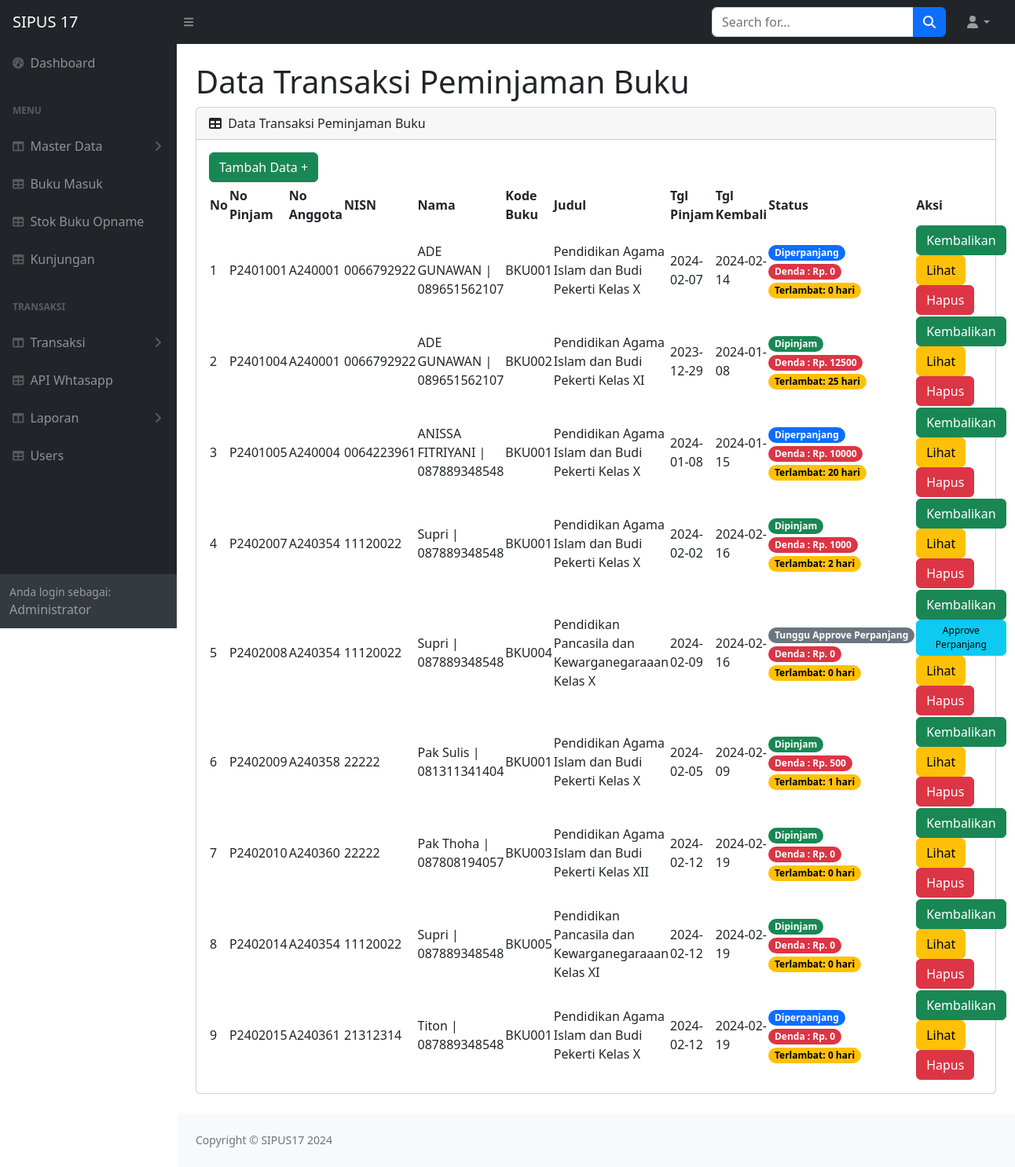
Page /admin/tampil_peminjaman.php (signed in) on the committed database.
### tables this page shows
CREATE TABLE `peminjaman` (
  `id_pinjam` varchar(30) NOT NULL,
  `id_anggota` varchar(100) DEFAULT NULL,
  `id_buku` varchar(50) DEFAULT NULL,
  `tgl_pinjam` date DEFAULT NULL,
  `tgl_kembali` date DEFAULT NULL,
  `tgl_dikembalikan` date DEFAULT NULL,
  `terlambat` varchar(50) DEFAULT NULL,
  `denda` int(11) DEFAULT NULL,
  `status` varchar(30) DEFAULT 'Dipinjam',
  `qty` int(11) DEFAULT 1
);

CREATE TABLE `anggota` (
  `id_anggota` varchar(100) NOT NULL,
  `nisn` varchar(15) DEFAULT NULL,
  `nama` varchar(30) DEFAULT NULL,
  `jurusan` varchar(25) DEFAULT NULL,
  `jk` varchar(10) DEFAULT NULL,
  `tempat_lhir` varchar(30) DEFAULT NULL,
  `tgl_lahir` date DEFAULT NULL,
  `no_wa` varchar(14) DEFAULT NULL,
  `alamat` varchar(255) DEFAULT NULL,
  `password` varchar(32) DEFAULT NULL
);

CREATE TABLE `buku` (
  `id_buku` varchar(50) NOT NULL,
  `judul` varchar(100) DEFAULT NULL,
  `id_kategori` int(11) DEFAULT NULL,
  `pengarang` varchar(225) DEFAULT NULL,
  `penerbit` varchar(225) DEFAULT NULL,
  `tahun` varchar(15) DEFAULT NULL,
  `isbn` varchar(30) DEFAULT NULL,
  `rak` varchar(30) DEFAULT NULL,
  `jumlah` int(11) DEFAULT NULL
);

### admin/tampil_peminjaman.php (the view, shortened to what this page needs)
<?php
include('../koneksi.php');
$tgl_sekarang = strtotime(date("Y-m-d"));
$query = "SELECT * FROM peminjaman WHERE (tgl_kembali < '$tgl_sekarang' OR status = 'Dipinjam' OR status = 'Diperpanjang')";
$result1 = mysqli_query($koneksi, $query);
while ($dataP = mysqli_fetch_assoc($result1)) {
    $tgl_kembali = strtotime($dataP['tgl_kembali']);
    $id_pinjamDenda = $dataP['id_pinjam'];
    $selisih_hari1 = ($tgl_sekarang - $tgl_kembali) / (60 * 60 * 24);
    $denda1 = $selisih_hari1 * 500;
    for ($i = 0; $i <= $selisih_hari1; $i++) {
        $dayOfWeek = date("N", $tgl_kembali);
        if ($dayOfWeek == 6 || $dayOfWeek == 7) {
            $denda1 -= 500;
        }
        $tgl_kembali += (60 * 60 * 24);
    }
    $terlambat = $denda1 / 500;
    if ($dataP['tgl_kembali'] < date("Y-m-d")) {
        $queryUpdateDenda = "UPDATE peminjaman SET denda = '$denda1', terlambat = '$terlambat' WHERE id_pinjam = '$id_pinjamDenda'";
        mysqli_query($koneksi, $queryUpdateDenda);
    }
}
?>
<!DOCTYPE html>
<html lang="en">
<head>
    <link href="https://cdn.jsdelivr.net/npm/simple-datatables@7.1.2/dist/style.min.css" rel="stylesheet" />
    <link href="../css/styles.css" rel="stylesheet" />
</head>
<body class="sb-nav-fixed">
    <?php include("../admin/navbar.php"); ?>
    <div id="layoutSidenav_content">
        <main>
            <div class="container-fluid px-4">
                <h1 class="mt-4">Data Transaksi Peminjaman Buku</h1>
                <div class="card mb-4">
                    <div class="card-header">
                        <i class="fas fa-table me-1"></i>
                        Data Transaksi Peminjaman Buku
                    </div>
                    <div class="card-body">
                        <a href="tambah_pinjam.php" class="btn btn-success mb-1">Tambah Data +</a>
                        <table id="datatablesSimple">
                            <thead>
                                <tr>
                                    <th>No</th>
                                    <th>No Pinjam</th>
                                    <th>No Anggota</th>
                                    <th>NISN</th>
                                    <th>Nama</th>
                                    <th>Kode Buku</th>
                                    <th>Judul</th>
                                    <th>Tgl Pinjam</th>
                                    <th>Tgl Kembali</th>
                                    <th>Status</th>
                                    <th>Aksi</th>
                                </tr>
                            </thead>
                            <tbody>
                                <?php
                                $tampilbuku = mysqli_query($koneksi, "SELECT
                                             peminjaman.id_pinjam,
                                             peminjaman.id_anggota,
                                             anggota.nisn,
                                             anggota.nama,
                                             anggota.no_wa,
                                             buku.id_buku,
                                             buku.judul,
                                             peminjaman.tgl_pinjam,
                                             peminjaman.tgl_kembali,
                                             peminjaman.tgl_dikembalikan,
                                             peminjaman.terlambat,
                                             peminjaman.denda,
                                             peminjaman.`status`
                                         FROM
                                             peminjaman
                                             INNER JOIN
                                             anggota
                                             ON
                                                 peminjaman.id_anggota = anggota.id_anggota
                                             INNER JOIN
                                             buku
                                             ON
                                                 peminjaman.id_buku = buku.id_buku
                                                 WHERE peminjaman.status = 'Dipinjam' OR peminjaman.status = 'Diperpanjang'
                                                 OR peminjaman.status = 'Tunggu Approve Perpanjang' OR peminjaman.status = 'Tunggu Approve Peminjaman'");
                                $no = 1;
                                while ($data = mysqli_fetch_array($tampilbuku)) {
                                    $id_pinjam = $data['id_pinjam'];
                                    $id_anggota = $data['id_anggota'];
                                    $nisn = $data['nisn'];
                                    $nama = $data['nama'];
                                    $no_wa = $data['no_wa'];
                                    $id_buku = $data['id_buku'];
                                    $judul = $data['judul'];
                                    $tgl_pinjam = $data['tgl_pinjam'];
                                    $tgl_kembali = $data['tgl_kembali'];
                                    $status = $data['status'];
                                    $terlambat = $data['terlambat'];
                                    $denda1 = $data['denda'];
                                    $modalId = 'exampleModal' . $id_pinjam;
                                    ?>
                                    <tr>
                                        <td>
                                            <?php echo $no++ ?>
                                        </td>
                                        <td>
                                            <?php echo $id_pinjam ?>
                                        </td>
                                        <td>
                                            <?php echo $id_anggota ?>
                                        </td>
                                        <td>
                                            <?php echo $nisn ?>
                                        </td>
                                        <td>
                                            <?php echo $nama . " | " . $no_wa ?>
                                        </td>
                                        <td>
                                            <?php echo $id_buku ?>
                                        </td>
                                        <td>
                                            <?php echo $judul ?>
                                        </td>
                                        <td>
                                            <?php echo $tgl_pinjam ?>
                                        </td>
                                        <td>
                                            <?php echo $tgl_kembali ?>
                                        </td>
                                        <td>
                                            <?php
                                            if ($status == "Dipinjam") {
                                                echo "<span class='badge rounded-pill text-bg-success'>$status</span>" . "<br><span class='badge rounded-pill text-bg-danger'>Denda : Rp. $denda1</span>" . "<br><span class='badge rounded-pill text-bg-warning'>Terlambat: $terlambat hari</span>";
                                            } elseif ($status == "Diperpanjang") {
                                                echo "<span class='badge rounded-pill text-bg-primary'>$status</span>" . "<br><span class='badge rounded-pill text-bg-danger'>Denda : Rp. $denda1</span>" . "<br><span class='badge rounded-pill text-bg-warning'>Terlambat: $terlambat hari</span>";
                                            } elseif ($status == "Tunggu Approve Peminjaman") {
                                                echo "<span class='badge rounded-pill text-bg-secondary'>$status</span>" . "<br><span class='badge rounded-pill text-bg-danger'>Denda : Rp. $denda1</span>" . "<br><span class='badge rounded-pill text-bg-warning'>Terlambat: $terlambat hari</span>";
                                            } elseif ($status == "Tunggu Approve Perpanjang") {
                                                echo "<span class='badge rounded-pill text-bg-secondary'>$status</span>" . "<br><span class='badge rounded-pill text-bg-danger'>Denda : Rp. $denda1</span>" . "<br><span class='badge rounded-pill text-bg-warning'>Terlambat: $terlambat hari</span>";
                                            }
                                            ?>
                                        </td>
                                        <td>
                                            <?php
                                            if ($status !== 'Dikembalikan') {
                                                ?>
                                                <form action="" method="POST">
                                                    <button type="button" class="btn btn-success" data-bs-toggle="modal"
                                                        data-bs-target="#<?php echo $modalId; ?>">
                                                        Kembalikan
                                                    </button>
                                                </form>
                                                <form action="" method="POST">
                                                    <?php
                                                    if ($status == "Tunggu Approve Perpanjang" || $status == null) {
                                                        ?>
                                                        <button type="button" class="btn btn-info" data-bs-toggle="modal"
                                                            data-bs-target="#perpanjangModal<?php echo $id_pinjam; ?>"
                                                            style="--bs-btn-padding-y: .25rem; --bs-btn-padding-x: .5rem; --bs-btn-font-size: .75rem; width:100%;">
                                                            Approve Perpanjang
                                                        </button>
                                                        <?php
                                                    } elseif ($status == "Diperpanjang") {
                                                        echo "";
                                                    }
                                                    ?>
                                                </form>
                                                <a href="detail_pinjam.php?id_pinjam=<?php echo $id_pinjam; ?>"
                                                    class="btn btn-warning">Lihat</a>
                                                <a href="hapus_pinjam.php?id_pinjam=<?php echo $id_pinjam; ?>&action=hapus"
                                                    class="btn btn-danger"
                                                    onclick="return confirm('Apakah Anda yakin ingin menghapus data ini?')">Hapus</a>
                                            </td>
                                        </tr>
                                    <?php }
                                } ?>
                            </tbody>
                        </table>
                    </div>
                </div>
            </div>
        </main>
        <footer class="py-4 bg-light mt-auto">
            <div class="container-fluid px-4">
                <div class="d-flex align-items-center justify-content-between small">
                    <div class="text-muted">Copyright &copy; SIPUS17 2024</div>
                </div>
            </div>
        </footer>
    </div>
</body>
</html>

### rows in the picture
peminjaman: id_pinjam "P2401001", id_anggota "A240001", id_anggota.nisn "0066792922", id_anggota.nama "ADE GUNAWAN", id_anggota.no_wa "089651562107", id_buku.id_buku "BKU001", id_buku.judul "Pendidikan Agama Islam dan Budi Pekerti Kelas X", tgl_pinjam "2024-02-07", tgl_kembali "2024-02-14", status "Diperpanjang", denda "0", terlambat "0"
peminjaman: id_pinjam "P2401004", id_anggota "A240001", id_anggota.nisn "0066792922", id_anggota.nama "ADE GUNAWAN", id_anggota.no_wa "089651562107", id_buku.id_buku "BKU002", id_buku.judul "Pendidikan Agama Islam dan Budi Pekerti Kelas XI", tgl_pinjam "2023-12-29", tgl_kembali "2024-01-08", status "Dipinjam", denda "12500", terlambat "25"
peminjaman: id_pinjam "P2401005", id_anggota "A240004", id_anggota.nisn "0064223961", id_anggota.nama "ANISSA FITRIYANI", id_anggota.no_wa "087889348548", id_buku.id_buku "BKU001", id_buku.judul "Pendidikan Agama Islam dan Budi Pekerti Kelas X", tgl_pinjam "2024-01-08", tgl_kembali "2024-01-15", status "Diperpanjang", denda "10000", terlambat "20"
peminjaman: id_pinjam "P2402007", id_anggota "A240354", id_anggota.nisn "11120022", id_anggota.nama "Supri", id_anggota.no_wa "087889348548", id_buku.id_buku "BKU001", id_buku.judul "Pendidikan Agama Islam dan Budi Pekerti Kelas X", tgl_pinjam "2024-02-02", tgl_kembali "2024-02-16", status "Dipinjam", denda "1000", terlambat "2"
peminjaman: id_pinjam "P2402008", id_anggota "A240354", id_anggota.nisn "11120022", id_anggota.nama "Supri", id_anggota.no_wa "087889348548", id_buku.id_buku "BKU004", id_buku.judul "Pendidikan Pancasila dan Kewarganegaraaan Kelas X", tgl_pinjam "2024-02-09", tgl_kembali "2024-02-16", status "Tunggu Approve Perpanjang", denda "0", terlambat "0"
peminjaman: id_pinjam "P2402009", id_anggota "A240358", id_anggota.nisn "22222", id_anggota.nama "Pak Sulis", id_anggota.no_wa "081311341404", id_buku.id_buku "BKU001", id_buku.judul "Pendidikan Agama Islam dan Budi Pekerti Kelas X", tgl_pinjam "2024-02-05", tgl_kembali "2024-02-09", status "Dipinjam", denda "500", terlambat "1"
peminjaman: id_pinjam "P2402010", id_anggota "A240360", id_anggota.nisn "22222", id_anggota.nama "Pak Thoha", id_anggota.no_wa "087808194057", id_buku.id_buku "BKU003", id_buku.judul "Pendidikan Agama Islam dan Budi Pekerti Kelas XII", tgl_pinjam "2024-02-12", tgl_kembali "2024-02-19", status "Dipinjam", denda "0", terlambat "0"
peminjaman: id_pinjam "P2402014", id_anggota "A240354", id_anggota.nisn "11120022", id_anggota.nama "Supri", id_anggota.no_wa "087889348548", id_buku.id_buku "BKU005", id_buku.judul "Pendidikan Pancasila dan Kewarganegaraaan Kelas XI", tgl_pinjam "2024-02-12", tgl_kembali "2024-02-19", status "Dipinjam", denda "0", terlambat "0"
peminjaman: id_pinjam "P2402015", id_anggota "A240361", id_anggota.nisn "21312314", id_anggota.nama "Titon", id_anggota.no_wa "087889348548", id_buku.id_buku "BKU001", id_buku.judul "Pendidikan Agama Islam dan Budi Pekerti Kelas X", tgl_pinjam "2024-02-12", tgl_kembali "2024-02-19", status "Diperpanjang", denda "0", terlambat "0"
